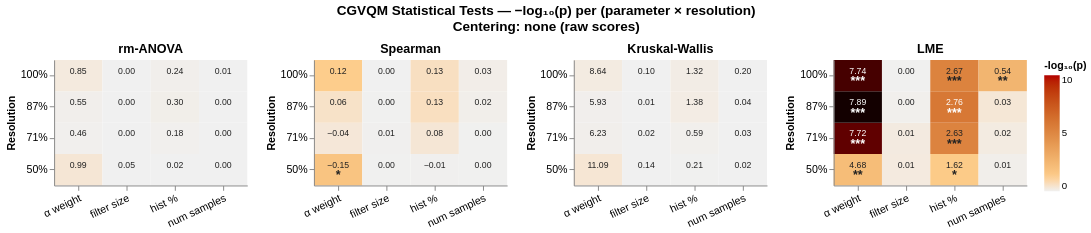

This figure's notebook cell:
### Code cell
# ── Cell: Statistical Tests — No Demeaning ────────────────────────────────
#
# Centering strategy: none.
#   score_c = raw score q_{s,θ,r,v}
#
# Tests 1–3 operate directly on raw scores.
# LME also uses raw scores (unchanged — scene random intercept handles bias).
# ──────────────────────────────────────────────────────────────────────────

import warnings
import numpy as np
import pandas as pd
from scipy import stats
from statsmodels.formula.api import ols
import statsmodels.api as sm
from statsmodels.regression.mixed_linear_model import MixedLM
import altair as alt

warnings.filterwarnings('ignore')

# ══════════════════════════════════════════════════════════════════════════
# 1.  NO DEMEANING — score_c is just the raw score
# ══════════════════════════════════════════════════════════════════════════

df_r = df.copy()
df_r["score_c"] = df_r["score"]


# ══════════════════════════════════════════════════════════════════════════
# 2.  TEST FUNCTIONS
# ══════════════════════════════════════════════════════════════════════════

def _normalise(s: pd.Series) -> pd.Series:
    lo, hi = s.min(), s.max()
    return pd.Series(np.zeros(len(s)), index=s.index) if hi == lo \
           else (s - lo) / (hi - lo)


def test_rm_anova(grp: pd.DataFrame) -> dict:
    try:
        model = ols("score_c ~ C(value)", data=grp).fit()
        tbl   = sm.stats.anova_lm(model, typ=2)
        row   = tbl.loc["C(value)"]
        return dict(F=float(row["F"]),
                    df_num=int(row["df"]),
                    df_den=int(tbl.loc["Residual", "df"]),
                    p=float(row["PR(>F)"]))
    except Exception as e:
        return dict(F=np.nan, df_num=np.nan, df_den=np.nan, p=np.nan, error=str(e))


def test_spearman(grp: pd.DataFrame) -> dict:
    try:
        rho, p = stats.spearmanr(grp["value"], grp["score_c"])
        return dict(rho=float(rho), p=float(p), n=len(grp))
    except Exception as e:
        return dict(rho=np.nan, p=np.nan, n=len(grp), error=str(e))


def test_kruskal(grp: pd.DataFrame) -> dict:
    try:
        groups = [g["score_c"].values for _, g in grp.groupby("value")]
        if len(groups) < 2:
            raise ValueError("Need ≥ 2 value levels.")
        H, p = stats.kruskal(*groups)
        return dict(H=float(H), df=len(groups) - 1, p=float(p))
    except Exception as e:
        return dict(H=np.nan, df=np.nan, p=np.nan, error=str(e))


def test_lme(grp: pd.DataFrame) -> dict:
    try:
        g = grp.copy()
        g["value_norm"]  = _normalise(g["value"])
        g["value_norm2"] = g["value_norm"] ** 2

        fit_lin  = MixedLM.from_formula("score ~ value_norm",
                       data=g, groups=g["scene"]).fit(reml=False, method="lbfgs")
        fit_quad = MixedLM.from_formula("score ~ value_norm + value_norm2",
                       data=g, groups=g["scene"]).fit(reml=False, method="lbfgs")

        lr_stat  = 2.0 * (fit_quad.llf - fit_lin.llf)
        lr_p     = float(stats.chi2.sf(lr_stat, df=1))
        use_quad = lr_p < 0.05
        best     = fit_quad if use_quad else fit_lin

        return dict(
            coef_linear    = float(best.params["value_norm"]),
            coef_quadratic = float(best.params.get("value_norm2", np.nan)),
            p              = float(best.pvalues["value_norm"]),
            lr_p           = lr_p,
            model          = "quadratic" if use_quad else "linear",
        )
    except Exception as e:
        return dict(coef_linear=np.nan, coef_quadratic=np.nan,
                    p=np.nan, lr_p=np.nan, model="error", error=str(e))


# ══════════════════════════════════════════════════════════════════════════
# 3.  RUN ALL TESTS
# ══════════════════════════════════════════════════════════════════════════

TEST_FNS = dict(rm_anova=test_rm_anova, spearman=test_spearman,
                kruskal=test_kruskal,   lme=test_lme)

rows = []
for (param, res), sdf in df_r.groupby(["parameter", "resolution"]):
    row = dict(parameter=param, resolution=res)
    for name, fn in TEST_FNS.items():
        for k, v in fn(sdf).items():
            row[f"{name}_{k}"] = v
    rows.append(row)

results_raw = (pd.DataFrame(rows)
               .sort_values(["parameter", "resolution"])
               .reset_index(drop=True))

_cols = ["parameter", "resolution",
         "rm_anova_F", "rm_anova_p",
         "spearman_rho", "spearman_p",
         "kruskal_H", "kruskal_p",
         "lme_coef_linear", "lme_p", "lme_model"]
print(results_raw[_cols].to_string(index=False, float_format=lambda x: f"{x:.4f}"))


# ══════════════════════════════════════════════════════════════════════════
# 4.  ALTAIR HEATMAP
# ══════════════════════════════════════════════════════════════════════════

def sig_stars(p):
    if   p < 0.001: return "***"
    elif p < 0.01:  return "**"
    elif p < 0.05:  return "*"
    else:           return ""

PLOT_SPECS = [
    ("rm_anova", "rm_anova_p",  "rm-ANOVA",       "F", "rm_anova_F"),
    ("spearman", "spearman_p",  "Spearman",        "ρ", "spearman_rho"),
    ("kruskal",  "kruskal_p",   "Kruskal-Wallis",  "H", "kruskal_H"),
    ("lme",      "lme_p",       "LME",             "β", "lme_coef_linear"),
]

RESOLUTION_ORDER = ["100%", "87%", "71%", "50%"]
PARAM_LABELS     = {"alpha_weight": "α weight",
                    "filter_size":  "filter size",
                    "hist_percent": "hist %",
                    "num_samples":  "num samples"}

plot_rows = []
for _, r in results_raw.iterrows():
    for _, p_col, label, stat_sym, stat_col in PLOT_SPECS:
        p_val   = r.get(p_col,    np.nan)
        stat_v  = r.get(stat_col, np.nan)
        neg_log = (-np.log10(p_val)
                   if (p_val is not None and p_val > 0 and not np.isnan(p_val))
                   else 0.0)
        plot_rows.append(dict(
            test       = label,
            parameter  = PARAM_LABELS.get(r["parameter"], r["parameter"]),
            resolution = f"{r['resolution']}%",
            neg_log_p  = neg_log,
            p_val      = p_val,
            stat_val   = stat_v,
            stars      = sig_stars(p_val) if not np.isnan(p_val) else "",
        ))

plot_df = pd.DataFrame(plot_rows)

thresh  = -np.log10(0.05)
max_nlp = plot_df["neg_log_p"].replace([np.inf], np.nan).max()
clamp   = min(max_nlp * 1.05, 10)

color_scale = alt.Scale(
    domain=[0, thresh, clamp],
    range=["#f0f0f0", "#fdcc8a", "#b30000"],
)
WHITE_THRESH = (thresh + clamp) / 2


def make_panel(test_label: str) -> alt.Chart:
    base = (alt.Chart(plot_df)
        .transform_filter(alt.datum.test == test_label)
        .encode(
            x=alt.X("parameter:O",
                    sort=list(PARAM_LABELS.values()),
                    axis=alt.Axis(title=None, labelAngle=-25)),
            y=alt.Y("resolution:O",
                    sort=RESOLUTION_ORDER,
                    axis=alt.Axis(title="Resolution")),
        )
    )

    heatmap = base.mark_rect().encode(
        color=alt.Color("neg_log_p:Q",
                        scale=color_scale,
                        legend=alt.Legend(title="-log₁₀(p)",
                                          orient="right",
                                          gradientLength=120)),
        tooltip=[
            alt.Tooltip("parameter:O",  title="Parameter"),
            alt.Tooltip("resolution:O", title="Resolution"),
            alt.Tooltip("p_val:Q",      title="p-value",   format=".4f"),
            alt.Tooltip("neg_log_p:Q",  title="-log₁₀(p)", format=".2f"),
            alt.Tooltip("stat_val:Q",   title="Statistic", format=".3f"),
        ],
    )

    text_color = alt.condition(
        alt.datum.neg_log_p > WHITE_THRESH,
        alt.value("white"),
        alt.value("#222222"),
    )

    stars_layer = base.mark_text(fontSize=13, fontWeight="bold", dy=6).encode(
        text="stars:N", color=text_color)

    stat_layer = base.mark_text(fontSize=9, dy=-5).encode(
        text=alt.condition(
            alt.datum.stat_val != None,
            alt.Text("stat_val:Q", format=".2f"),
            alt.value(""),
        ),
        color=text_color,
    )

    return (heatmap + stars_layer + stat_layer).properties(
        title=alt.TitleParams(test_label, fontSize=13,
                              fontWeight="bold", anchor="middle"),
        width=200, height=130,
    )


panels = [make_panel(label) for _, _, label, _, _ in PLOT_SPECS]

chart = (
    alt.hconcat(*panels, spacing=18)
    .properties(
        title=alt.TitleParams(
            [
                "CGVQM Statistical Tests — −log₁₀(p) per (parameter × resolution)",
                "Centering: none (raw scores)",
            ],
            fontSize=14, anchor="middle", dy=-6,
        )
    )
    .configure_view(strokeWidth=0)
    .configure_axis(labelFontSize=11, titleFontSize=11)
    .configure_title(fontSize=14)
)

chart

### Figure 1 — Vega-Lite specification as saved in the notebook (floating-point values rounded to 4 significant figures)
{"config": {"view": {"continuousWidth": 300, "continuousHeight": 300, "strokeWidth": 0}, "axis": {"labelFontSize": 11, "titleFontSize": 11}, "title": {"fontSize": 14}}, "hconcat": [{"layer": [{"mark": {"type": "rect"}, "encoding": {"color": {"field": "neg_log_p", "legend": {"gradientLength": 120, "orient": "right", "title": "-log₁₀(p)"}, "scale": {"domain": [0, 1.301, 10], "range": ["#f0f0f0", "#fdcc8a", "#b30000"]}, "type": "quantitative"}, "tooltip": [{"field": "parameter", "title": "Parameter", "type": "ordinal"}, {"field": "resolution", "title": "Resolution", "type": "ordinal"}, {"field": "p_val", "format": ".4f", "title": "p-value", "type": "quantitative"}, {"field": "neg_log_p", "format": ".2f", "title": "-log₁₀(p)", "type": "quantitative"}, {"field": "stat_val", "format": ".3f", "title": "Statistic", "type": "quantitative"}], "x": {"axis": {"labelAngle": -25, "title": null}, "field": "parameter", "sort": ["α weight", "filter size", "hist %", "num samples"], "type": "ordinal"}, "y": {"axis": {"title": "Resolution"}, "field": "resolution", "sort": ["100%", "87%", "71%", "50%"], "type": "ordinal"}}, "transform": [{"filter": "(datum.test === 'rm-ANOVA')"}]}, {"mark": {"type": "text", "dy": 6, "fontSize": 13, "fontWeight": "bold"}, "encoding": {"color": {"condition": {"test": "(datum.neg_log_p > 5.650514997831991)", "value": "white"}, "value": "#222222"}, "text": {"field": "stars", "type": "nominal"}, "x": {"axis": {"labelAngle": -25, "title": null}, "field": "parameter", "sort": ["α weight", "filter size", "hist %", "num samples"], "type": "ordinal"}, "y": {"axis": {"title": "Resolution"}, "field": "resolution", "sort": ["100%", "87%", "71%", "50%"], "type": "ordinal"}}, "transform": [{"filter": "(datum.test === 'rm-ANOVA')"}]}, {"mark": {"type": "text", "dy": -5, "fontSize": 9}, "encoding": {"color": {"condition": {"test": "(datum.neg_log_p > 5.650514997831991)", "value": "white"}, "value": "#222222"}, "text": {"condition": {"test": "(datum.stat_val !== null)", "field": "stat_val", "format": ".2f", "type": "quantitative"}, "value": ""}, "x": {"axis": {"labelAngle": -25, "title": null}, "field": "parameter", "sort": ["α weight", "filter size", "hist %", "num samples"], "type": "ordinal"}, "y": {"axis": {"title": "Resolution"}, "field": "resolution", "sort": ["100%", "87%", "71%", "50%"], "type": "ordinal"}}, "transform": [{"filter": "(datum.test === 'rm-ANOVA')"}]}], "height": 130, "title": {"text": "rm-ANOVA", "anchor": "middle", "fontSize": 13, "fontWeight": "bold"}, "width": 200}, {"layer": [{"mark": {"type": "rect"}, "encoding": {"color": {"field": "neg_log_p", "legend": {"gradientLength": 120, "orient": "right", "title": "-log₁₀(p)"}, "scale": {"domain": [0, 1.301, 10], "range": ["#f0f0f0", "#fdcc8a", "#b30000"]}, "type": "quantitative"}, "tooltip": [{"field": "parameter", "title": "Parameter", "type": "ordinal"}, {"field": "resolution", "title": "Resolution", "type": "ordinal"}, {"field": "p_val", "format": ".4f", "title": "p-value", "type": "quantitative"}, {"field": "neg_log_p", "format": ".2f", "title": "-log₁₀(p)", "type": "quantitative"}, {"field": "stat_val", "format": ".3f", "title": "Statistic", "type": "quantitative"}], "x": {"axis": {"labelAngle": -25, "title": null}, "field": "parameter", "sort": ["α weight", "filter size", "hist %", "num samples"], "type": "ordinal"}, "y": {"axis": {"title": "Resolution"}, "field": "resolution", "sort": ["100%", "87%", "71%", "50%"], "type": "ordinal"}}, "transform": [{"filter": "(datum.test === 'Spearman')"}]}, {"mark": {"type": "text", "dy": 6, "fontSize": 13, "fontWeight": "bold"}, "encoding": {"color": {"condition": {"test": "(datum.neg_log_p > 5.650514997831991)", "value": "white"}, "value": "#222222"}, "text": {"field": "stars", "type": "nominal"}, "x": {"axis": {"labelAngle": -25, "title": null}, "field": "parameter", "sort": ["α weight", "filter size", "hist %", "num samples"], "type": "ordinal"}, "y": {"axis": {"title": "Resolution"}, "field": "resolution", "sort": ["100%", "87%", "71%", "50%"], "type": "ordinal"}}, "transform": [{"filter": "(datum.test === 'Spearman')"}]}, {"mark": {"type": "text", "dy": -5, "fontSize": 9}, "encoding": {"color": {"condition": {"test": "(datum.neg_log_p > 5.650514997831991)", "value": "white"}, "value": "#222222"}, "text": {"condition": {"test": "(datum.stat_val !== null)", "field": "stat_val", "format": ".2f", "type": "quantitative"}, "value": ""}, "x": {"axis": {"labelAngle": -25, "title": null}, "field": "parameter", "sort": ["α weight", "filter size", "hist %", "num samples"], "type": "ordinal"}, "y": {"axis": {"title": "Resolution"}, "field": "resolution", "sort": ["100%", "87%", "71%", "50%"], "type": "ordinal"}}, "transform": [{"filter": "(datum.test === 'Spearman')"}]}], "height": 130, "title": {"text": "Spearman", "anchor": "middle", "fontSize": 13, "fontWeight": "bold"}, "width": 200}, {"layer": [{"mark": {"type": "rect"}, "encoding": {"color": {"field": "neg_log_p", "legend": {"gradientLength": 120, "orient": "right", "title": "-log₁₀(p)"}, "scale": {"domain": [0, 1.301, 10], "range": ["#f0f0f0", "#fdcc8a", "#b30000"]}, "type": "quantitative"}, "tooltip": [{"field": "parameter", "title": "Parameter", "type": "ordinal"}, {"field": "resolution", "title": "Resolution", "type": "ordinal"}, {"field": "p_val", "format": ".4f", "title": "p-value", "type": "quantitative"}, {"field": "neg_log_p", "format": ".2f", "title": "-log₁₀(p)", "type": "quantitative"}, {"field": "stat_val", "format": ".3f", "title": "Statistic", "type": "quantitative"}], "x": {"axis": {"labelAngle": -25, "title": null}, "field": "parameter", "sort": ["α weight", "filter size", "hist %", "num samples"], "type": "ordinal"}, "y": {"axis": {"title": "Resolution"}, "field": "resolution", "sort": ["100%", "87%", "71%", "50%"], "type": "ordinal"}}, "transform": [{"filter": "(datum.test === 'Kruskal-Wallis')"}]}, {"mark": {"type": "text", "dy": 6, "fontSize": 13, "fontWeight": "bold"}, "encoding": {"color": {"condition": {"test": "(datum.neg_log_p > 5.650514997831991)", "value": "white"}, "value": "#222222"}, "text": {"field": "stars", "type": "nominal"}, "x": {"axis": {"labelAngle": -25, "title": null}, "field": "parameter", "sort": ["α weight", "filter size", "hist %", "num samples"], "type": "ordinal"}, "y": {"axis": {"title": "Resolution"}, "field": "resolution", "sort": ["100%", "87%", "71%", "50%"], "type": "ordinal"}}, "transform": [{"filter": "(datum.test === 'Kruskal-Wallis')"}]}, {"mark": {"type": "text", "dy": -5, "fontSize": 9}, "encoding": {"color": {"condition": {"test": "(datum.neg_log_p > 5.650514997831991)", "value": "white"}, "value": "#222222"}, "text": {"condition": {"test": "(datum.stat_val !== null)", "field": "stat_val", "format": ".2f", "type": "quantitative"}, "value": ""}, "x": {"axis": {"labelAngle": -25, "title": null}, "field": "parameter", "sort": ["α weight", "filter size", "hist %", "num samples"], "type": "ordinal"}, "y": {"axis": {"title": "Resolution"}, "field": "resolution", "sort": ["100%", "87%", "71%", "50%"], "type": "ordinal"}}, "transform": [{"filter": "(datum.test === 'Kruskal-Wallis')"}]}], "height": 130, "title": {"text": "Kruskal-Wallis", "anchor": "middle", "fontSize": 13, "fontWeight": "bold"}, "width": 200}, {"layer": [{"mark": {"type": "rect"}, "encoding": {"color": {"field": "neg_log_p", "legend": {"gradientLength": 120, "orient": "right", "title": "-log₁₀(p)"}, "scale": {"domain": [0, 1.301, 10], "range": ["#f0f0f0", "#fdcc8a", "#b30000"]}, "type": "quantitative"}, "tooltip": [{"field": "parameter", "title": "Parameter", "type": "ordinal"}, {"field": "resolution", "title": "Resolution", "type": "ordinal"}, {"field": "p_val", "format": ".4f", "title": "p-value", "type": "quantitative"}, {"field": "neg_log_p", "format": ".2f", "title": "-log₁₀(p)", "type": "quantitative"}, {"field": "stat_val", "format": ".3f", "title": "Statistic", "type": "quantitative"}], "x": {"axis": {"labelAngle": -25, "title": null}, "field": "parameter", "sort": ["α weight", "filter size", "hist %", "num samples"], "type": "ordinal"}, "y": {"axis": {"title": "Resolution"}, "field": "resolution", "sort": ["100%", "87%", "71%", "50%"], "type": "ordinal"}}, "transform": [{"filter": "(datum.test === 'LME')"}]}, {"mark": {"type": "text", "dy": 6, "fontSize": 13, "fontWeight": "bold"}, "encoding": {"color": {"condition": {"test": "(datum.neg_log_p > 5.650514997831991)", "value": "white"}, "value": "#222222"}, "text": {"field": "stars", "type": "nominal"}, "x": {"axis": {"labelAngle": -25, "title": null}, "field": "parameter", "sort": ["α weight", "filter size", "hist %", "num samples"], "type": "ordinal"}, "y": {"axis": {"title": "Resolution"}, "field": "resolution", "sort": ["100%", "87%", "71%", "50%"], "type": "ordinal"}}, "transform": [{"filter": "(datum.test === 'LME')"}]}, {"mark": {"type": "text", "dy": -5, "fontSize": 9}, "encoding": {"color": {"condition": {"test": "(datum.neg_log_p > 5.650514997831991)", "value": "white"}, "value": "#222222"}, "text": {"condition": {"test": "(datum.stat_val !== null)", "field": "stat_val", "format": ".2f", "type": "quantitative"}, "value": ""}, "x": {"axis": {"labelAngle": -25, "title": null}, "field": "parameter", "sort": ["α weight", "filter size", "hist %", "num samples"], "type": "ordinal"}, "y": {"axis": {"title": "Resolution"}, "field": "resolution", "sort": ["100%", "87%", "71%", "50%"], "type": "ordinal"}}, "transform": [{"filter": "(datum.test === 'LME')"}]}], "height": 130, "title": {"text": "LME", "anchor": "middle", "fontSize": 13, "fontWeight": "bold"}, "width": 200}], "data": {"name": "data-f2c46abbfde19e2e0fe585a17116be59"}, "spacing": 18, "title": {"text": ["CGVQM Statistical Tests — −log₁₀(p) per (parameter × resolution)", "Centering: none (raw scores)"], "anchor": "middle", "dy": -6, "fontSize": 14}, "$schema": "https://vega.github.io/schema/vega-lite/v6.1.0.json", "datasets": {"data-f2c46abbfde19e2e0fe585a17116be59": [{"test": "rm-ANOVA", "parameter": "α weight", "resolution": "50%", "neg_log_p": 0.3449, "p_val": 0.452, "stat_val": 0.9945, "stars": ""}, {"test": "Spearman", "parameter": "α weight", "resolution": "50%", "neg_log_p": 1.72, "p_val": 0.01906, "stat_val": -0.1476, "stars": "*"}, {"test": "Kruskal-Wallis", "parameter": "α weight", "resolution": "50%", "neg_log_p": 0.3611, "p_val": 0.4354, "stat_val": 11.09, "stars": ""}, {"test": "LME", "parameter": "α weight", "resolution": "50%", "neg_log_p": 2.153, "p_val": 0.007035, "stat_val": 4.677, "stars": "**"}, {"test": "rm-ANOVA", "parameter": "α weight", "resolution": "71%", "neg_log_p": 0.03429, "p_val": 0.9241, "stat_val": 0.4638, "stars": ""}, {"test": "Spearman", "parameter": "α weight", "resolution": "71%", "neg_log_p": 0.3059, "p_val": 0.4945, "stat_val": -0.04323, "stars": ""}, {"test": "Kruskal-Wallis", "parameter": "α weight", "resolution": "71%", "neg_log_p": 0.06686, "p_val": 0.8573, "stat_val": 6.234, "stars": ""}, {"test": "LME", "parameter": "α weight", "resolution": "71%", "neg_log_p": 18.14, "p_val": 7.32e-19, "stat_val": 7.719, "stars": "***"}, {"test": "rm-ANOVA", "parameter": "α weight", "resolution": "87%", "neg_log_p": 0.06025, "p_val": 0.8705, "stat_val": 0.546, "stars": ""}, {"test": "Spearman", "parameter": "α weight", "resolution": "87%", "neg_log_p": 0.5136, "p_val": 0.3064, "stat_val": 0.06468, "stars": ""}, {"test": "Kruskal-Wallis", "parameter": "α weight", "resolution": "87%", "neg_log_p": 0.05652, "p_val": 0.878, "stat_val": 5.93, "stars": ""}, {"test": "LME", "parameter": "α weight", "resolution": "87%", "neg_log_p": 30.17, "p_val": 6.805e-31, "stat_val": 7.885, "stars": "***"}, {"test": "rm-ANOVA", "parameter": "α weight", "resolution": "100%", "neg_log_p": 0.2321, "p_val": 0.586, "stat_val": 0.8543, "stars": ""}, {"test": "Spearman", "parameter": "α weight", "resolution": "100%", "neg_log_p": 1.279, "p_val": 0.05257, "stat_val": 0.1223, "stars": ""}, {"test": "Kruskal-Wallis", "parameter": "α weight", "resolution": "100%", "neg_log_p": 0.1839, "p_val": 0.6547, "stat_val": 8.644, "stars": ""}, {"test": "LME", "parameter": "α weight", "resolution": "100%", "neg_log_p": 23.91, "p_val": 1.217e-24, "stat_val": 7.736, "stars": "***"}, {"test": "rm-ANOVA", "parameter": "filter size", "resolution": "50%", "neg_log_p": 0.0002291, "p_val": 0.9995, "stat_val": 0.05017, "stars": ""}, {"test": "Spearman", "parameter": "filter size", "resolution": "50%", "neg_log_p": 0.01613, "p_val": 0.9635, "stat_val": 0.003816, "stars": ""}, {"test": "Kruskal-Wallis", "parameter": "filter size", "resolution": "50%", "neg_log_p": 2.203e-05, "p_val": 0.9999, "stat_val": 0.1369, "stars": ""}, {"test": "LME", "parameter": "filter size", "resolution": "50%", "neg_log_p": 0.2116, "p_val": 0.6143, "stat_val": 0.01141, "stars": ""}, {"test": "rm-ANOVA", "parameter": "filter size", "resolution": "71%", "neg_log_p": 2.122e-13, "p_val": 1.0, "stat_val": 4.704e-05, "stars": ""}, {"test": "Spearman", "parameter": "filter size", "resolution": "71%", "neg_log_p": 0.02665, "p_val": 0.9405, "stat_val": 0.006212, "stars": ""}, {"test": "Kruskal-Wallis", "parameter": "filter size", "resolution": "71%", "neg_log_p": 3.8e-08, "p_val": 1.0, "stat_val": 0.01617, "stars": ""}, {"test": "LME", "parameter": "filter size", "resolution": "71%", "neg_log_p": 0.2056, "p_val": 0.6229, "stat_val": 0.01274, "stars": ""}, {"test": "rm-ANOVA", "parameter": "filter size", "resolution": "87%", "neg_log_p": 9.195e-14, "p_val": 1.0, "stat_val": 3.56e-05, "stars": ""}, {"test": "Spearman", "parameter": "filter size", "resolution": "87%", "neg_log_p": 0.01082, "p_val": 0.9754, "stat_val": 0.002565, "stars": ""}, {"test": "Kruskal-Wallis", "parameter": "filter size", "resolution": "87%", "neg_log_p": 5.558e-09, "p_val": 1.0, "stat_val": 0.00851, "stars": ""}, {"test": "LME", "parameter": "filter size", "resolution": "87%", "neg_log_p": 0.04424, "p_val": 0.9032, "stat_val": 0.003795, "stars": ""}, {"test": "rm-ANOVA", "parameter": "filter size", "resolution": "100%", "neg_log_p": 4.847e-08, "p_val": 1.0, "stat_val": 0.002882, "stars": ""}, {"test": "Spearman", "parameter": "filter size", "resolution": "100%", "neg_log_p": 0.0008337, "p_val": 0.9981, "stat_val": -0.0002006, "stars": ""}, {"test": "Kruskal-Wallis", "parameter": "filter size", "resolution": "100%", "neg_log_p": 9.084e-06, "p_val": 1.0, "stat_val": 0.1014, "stars": ""}, {"test": "LME", "parameter": "filter size", "resolution": "100%", "neg_log_p": 0.01644, "p_val": 0.9629, "stat_val": -0.001498, "stars": ""}, {"test": "rm-ANOVA", "parameter": "hist %", "resolution": "50%", "neg_log_p": 0.002127, "p_val": 0.9951, "stat_val": 0.0234, "stars": ""}, {"test": "Spearman", "parameter": "hist %", "resolution": "50%", "neg_log_p": 0.0211, "p_val": 0.9526, "stat_val": -0.006587, "stars": ""}, {"test": "Kruskal-Wallis", "parameter": "hist %", "resolution": "50%", "neg_log_p": 0.01079, "p_val": 0.9755, "stat_val": 0.213, "stars": ""}, {"test": "LME", "parameter": "hist %", "resolution": "50%", "neg_log_p": 1.378, "p_val": 0.04193, "stat_val": 1.619, "stars": "*"}, {"test": "rm-ANOVA", "parameter": "hist %", "resolution": "71%", "neg_log_p": 0.0426, "p_val": 0.9066, "stat_val": 0.1846, "stars": ""}, {"test": "Spearman", "parameter": "hist %", "resolution": "71%", "neg_log_p": 0.3486, "p_val": 0.4481, "stat_val": 0.08388, "stars": ""}, {"test": "Kruskal-Wallis", "parameter": "hist %", "resolution": "71%", "neg_log_p": 0.04644, "p_val": 0.8986, "stat_val": 0.5906, "stars": ""}, {"test": "LME", "parameter": "hist %", "resolution": "71%", "neg_log_p": 5.245, "p_val": 5.694e-06, "stat_val": 2.634, "stars": "***"}, {"test": "rm-ANOVA", "parameter": "hist %", "resolution": "87%", "neg_log_p": 0.08336, "p_val": 0.8254, "stat_val": 0.2999, "stars": ""}, {"test": "Spearman", "parameter": "hist %", "resolution": "87%", "neg_log_p": 0.6107, "p_val": 0.2451, "stat_val": 0.1282, "stars": ""}, {"test": "Kruskal-Wallis", "parameter": "hist %", "resolution": "87%", "neg_log_p": 0.1481, "p_val": 0.7111, "stat_val": 1.376, "stars": ""}, {"test": "LME", "parameter": "hist %", "resolution": "87%", "neg_log_p": 5.834, "p_val": 1.466e-06, "stat_val": 2.758, "stars": "***"}, {"test": "rm-ANOVA", "parameter": "hist %", "resolution": "100%", "neg_log_p": 0.06273, "p_val": 0.8655, "stat_val": 0.2438, "stars": ""}, {"test": "Spearman", "parameter": "hist %", "resolution": "100%", "neg_log_p": 0.5959, "p_val": 0.2536, "stat_val": 0.1275, "stars": ""}, {"test": "Kruskal-Wallis", "parameter": "hist %", "resolution": "100%", "neg_log_p": 0.1401, "p_val": 0.7243, "stat_val": 1.32, "stars": ""}, {"test": "LME", "parameter": "hist %", "resolution": "100%", "neg_log_p": 5.272, "p_val": 5.343e-06, "stat_val": 2.674, "stars": "***"}, {"test": "rm-ANOVA", "parameter": "num samples", "resolution": "50%", "neg_log_p": 2.012e-08, "p_val": 1.0, "stat_val": 0.0001507, "stars": ""}, {"test": "Spearman", "parameter": "num samples", "resolution": "50%", "neg_log_p": 0.01426, "p_val": 0.9677, "stat_val": 0.003999, "stars": ""}, {"test": "Kruskal-Wallis", "parameter": "num samples", "resolution": "50%", "neg_log_p": 2.554e-05, "p_val": 0.9999, "stat_val": 0.02177, "stars": ""}, {"test": "LME", "parameter": "num samples", "resolution": "50%", "neg_log_p": 0.07752, "p_val": 0.8365, "stat_val": 0.006355, "stars": ""}, {"test": "rm-ANOVA", "parameter": "num samples", "resolution": "71%", "neg_log_p": 1.974e-08, "p_val": 1.0, "stat_val": 0.0001493, "stars": ""}, {"test": "Spearman", "parameter": "num samples", "resolution": "71%", "neg_log_p": 0.007072, "p_val": 0.9838, "stat_val": 0.002, "stars": ""}, {"test": "Kruskal-Wallis", "parameter": "num samples", "resolution": "71%", "neg_log_p": 4.044e-05, "p_val": 0.9999, "stat_val": 0.02742, "stars": ""}, {"test": "LME", "parameter": "num samples", "resolution": "71%", "neg_log_p": 0.1893, "p_val": 0.6467, "stat_val": 0.01655, "stars": ""}, {"test": "rm-ANOVA", "parameter": "num samples", "resolution": "87%", "neg_log_p": 6.803e-09, "p_val": 1.0, "stat_val": 8.763e-05, "stars": ""}, {"test": "Spearman", "parameter": "num samples", "resolution": "87%", "neg_log_p": 0.07323, "p_val": 0.8448, "stat_val": 0.01933, "stars": ""}, {"test": "Kruskal-Wallis", "parameter": "num samples", "resolution": "87%", "neg_log_p": 9.08e-05, "p_val": 0.9998, "stat_val": 0.04118, "stars": ""}, {"test": "LME", "parameter": "num samples", "resolution": "87%", "neg_log_p": 0.3233, "p_val": 0.475, "stat_val": 0.02788, "stars": ""}, {"test": "rm-ANOVA", "parameter": "num samples", "resolution": "100%", "neg_log_p": 4.824e-05, "p_val": 0.9999, "stat_val": 0.007417, "stars": ""}, {"test": "Spearman", "parameter": "num samples", "resolution": "100%", "neg_log_p": 0.1049, "p_val": 0.7854, "stat_val": 0.02688, "stars": ""}, {"test": "Kruskal-Wallis", "parameter": "num samples", "resolution": "100%", "neg_log_p": 0.002074, "p_val": 0.9952, "stat_val": 0.2019, "stars": ""}, {"test": "LME", "parameter": "num samples", "resolution": "100%", "neg_log_p": 2.552, "p_val": 0.002804, "stat_val": 0.5363, "stars": "**"}]}}
